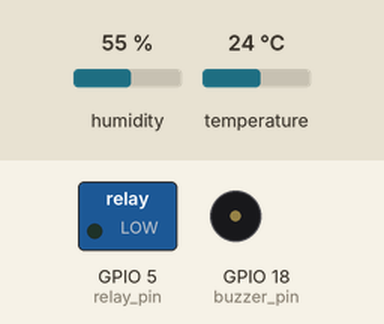
The program below on a simulated ESP32 board running MicroPython. Parts: switched loads named in the program (green lamp = pin HIGH), buzzer (waves = sounding, pin HIGH). The inputs (shaded band) are chosen by the test bench; at power-on: temperature 24 °C, humidity 55 %. WiFi joins after 1.5 s; no MQTT or app messages arrive unless stated; what the program prints to the serial console is not drawn.

Above: at 2.7 s.
2.8 s: temperature set to 26 °C
At 4.2 s:
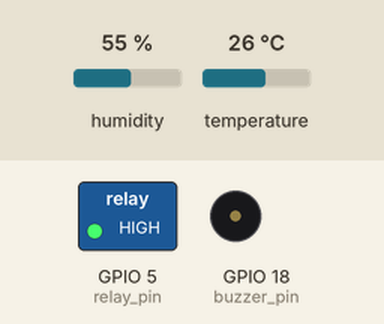
6.4 s: temperature set to 22 °C
8.1 s: temperature set to 19 °C
At 10.0 s:
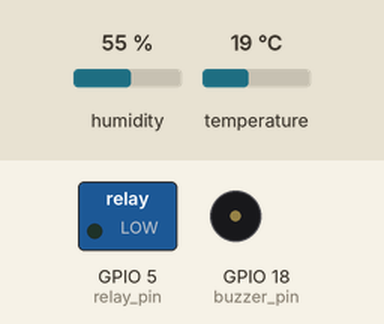
10.5 s: temperature set to 28 °C
At 12.3 s:
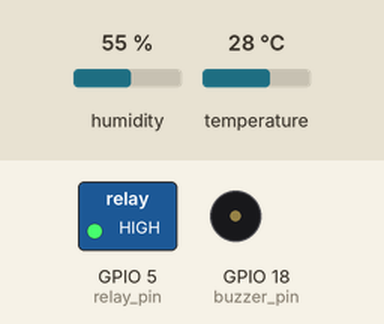
Timing chart, 0 to 13.5 s (numbered marks = the images above; inputs shaded):
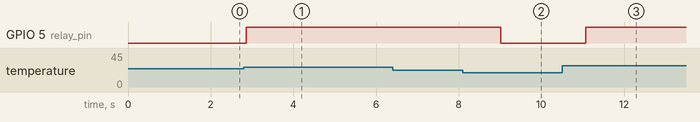

Measured:
- the behaviour switches between 24 and 25 °C on temperature (found by bisection; images 0 and 1)
- the behaviour switches between 21 and 20 °C on temperature (found by bisection; images 1 and 2)
- after the input at 2.8 s, GPIO 5 (relay_pin): LOW → HIGH after 0.06 s
- after the input at 6.4 s, every drawn part: stays the same
- after the input at 8.1 s, GPIO 5 (relay_pin): HIGH → LOW after 0.92 s
- after the input at 10.5 s, GPIO 5 (relay_pin): LOW → HIGH after 0.58 s

The program:

Program_in_Python.py
```python
import dht
from machine import Pin
import time
from BlynkLib import Blynk
import network

auth_token = 'ZJoZLGXXk2kO9bvRs0x-MU75kCBvVX7X'

# Function to connect to Wi-Fi network
def connect_to_wifi(ssid, password):
    wlan = network.WLAN(network.STA_IF)
    wlan.active(True)
    if not wlan.isconnected():
        print('Connecting to WiFi...')
        wlan.connect(ssid, password)
        while not wlan.isconnected():
            pass
    print('Connected to WiFi:', ssid)

# Set up DHT11 sensor
dht_sensor = dht.DHT11(Pin(4))

# Set up gas sensor
gas_sensor_pin = Pin(15, Pin.IN)

# Set up IR sensor
ir_sensor_pin = Pin(19, Pin.IN)

# Set up buzzer
buzzer_pin = Pin(18, Pin.OUT)

# Set up relay module
relay_pin = Pin(5, Pin.OUT)
relay_pin.off()  # Initially turn off the relay

# Connect to Wi-Fi
wifi_ssid = '12 pro +'
wifi_password = '321321321'
connect_to_wifi(wifi_ssid, wifi_password)

# Set up Blynk
blynk = Blynk(auth_token)

# Function to read temperature and humidity from DHT11 sensor
def read_dht11():
    dht_sensor.measure()
    temperature = dht_sensor.temperature()
    humidity = dht_sensor.humidity()
    return temperature, humidity

# Function to read gas sensor data
def read_gas_sensor():
    gas_level = gas_sensor_pin.value()
    return gas_level

# Function to read IR sensor data
def read_ir_sensor():
    obstacle_detected = ir_sensor_pin.value()
    return obstacle_detected

# Function to control buzzer based on gas detection
def control_buzzer(gas_level):
    if gas_level == 20:  # Gas detected
        buzzer_pin.on()  # Turn on the buzzer
    else:
        buzzer_pin.off()  # Turn off the buzzer

# Function to control buzzer based on obstacle detection
def control_buzzer_ir(obstacle_detected):
    if obstacle_detected:  # Obstacle detected
        buzzer_pin.on()  # Turn on the buzzer
    else:
        buzzer_pin.off()  # Turn off the buzzer

# Function to control relay based on temperature threshold
def control_relay(temperature):
    if temperature >= 25:
        relay_pin.on()  # Turn on the relay
    elif temperature <= 20:
        relay_pin.off()  # Turn off the relay

# Function to send temperature, humidity, gas, and IR sensor data to Blynk app
def update_blynk():
    temperature, humidity = read_dht11()
    gas_level = read_gas_sensor()
    obstacle_detected = read_ir_sensor()
    blynk.virtual_write(0, temperature)  # Virtual pin 0 for temperature
    blynk.virtual_write(1, humidity)     # Virtual pin 1 for humidity
    blynk.virtual_write(2, gas_level)     # Virtual pin 2 for gas level
    control_relay(temperature)            # Control relay based on temperature
    control_buzzer(gas_level)             # Control buzzer based on gas detection
    control_buzzer_ir(obstacle_detected)  # Control buzzer based on obstacle detection

# Callback function to handle data from Blynk app
def blynk_handle_data(pin, value):
    print('Received data from V{}: {}'.format(pin, value))
    if pin == 10:
        # Handle data received on virtual pin 10 (if necessary)
        pass
    elif pin == 11:
        # Handle data received on virtual pin 11 (if necessary)
        pass

# Register callback function to handle data from Blynk app
blynk.on('V10', blynk_handle_data)
blynk.on('V11', blynk_handle_data)

# Main loop
while True:
    update_blynk()
    blynk.run()
    time.sleep(1)  # Update readings every 1 second
```
